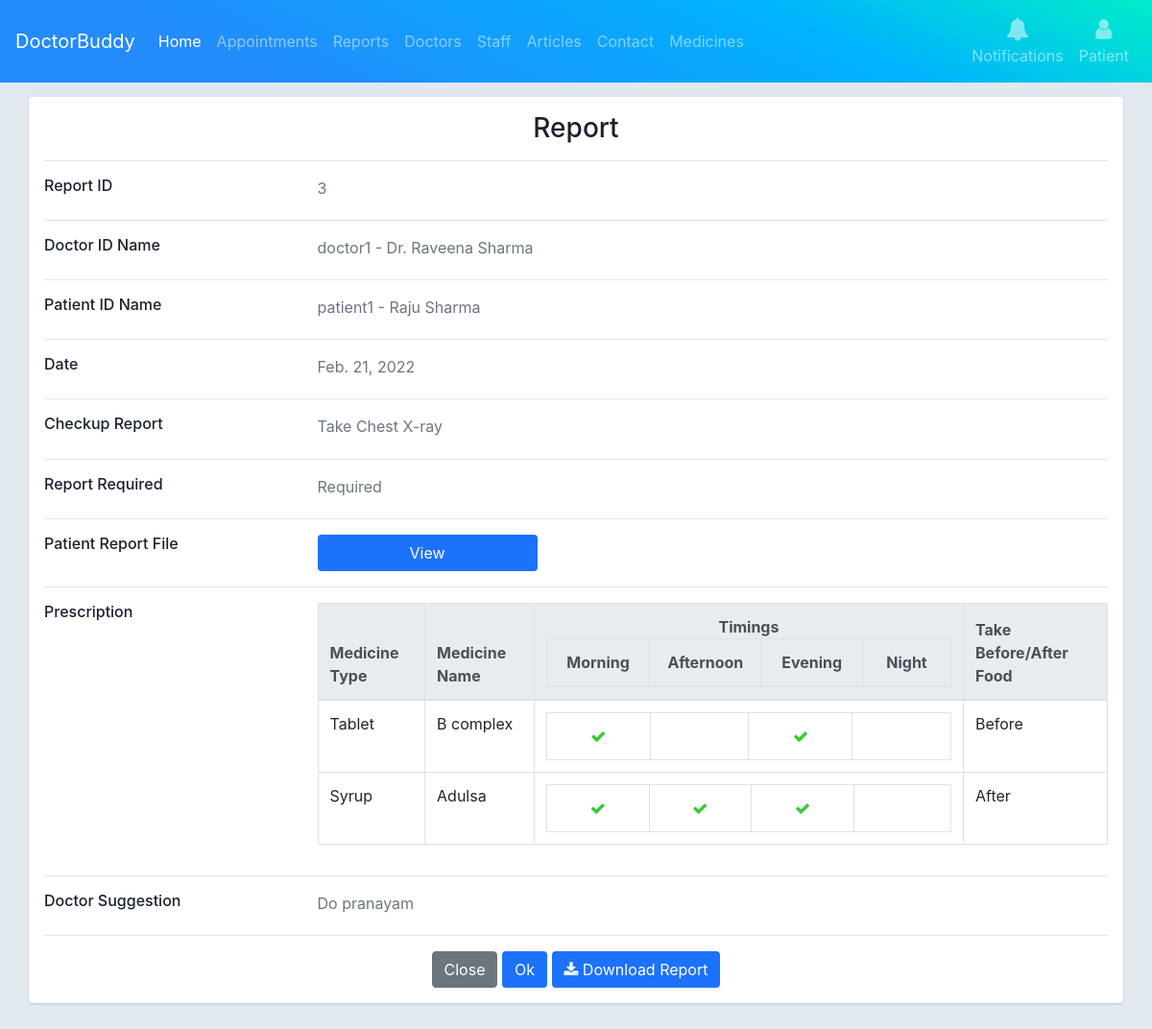
Page /report/view/3/ (signed in) on the committed database.
### mainapp/models.py (models this page shows, shortened)
class Report(models.Model):
    doctor = models.ForeignKey(User, models.SET_NULL, verbose_name='Doctor',
                               blank=True, null=True, related_name="doctor2", limit_choices_to={'is_doctor': True})
    patient = models.ForeignKey(User, models.SET_NULL, verbose_name='Patient',
                                blank=True, null=True, related_name="patient2", limit_choices_to={'is_patient': True}, )
    checkup_report = models.TextField(verbose_name='Report', blank=True, null=True)
    report_required = models.BooleanField(verbose_name='Report Required', blank=True, null=True)
    patient_report_file = models.FileField(verbose_name='Report File', upload_to='checkupreport/', blank=True,
                                           null=True)
    d_prescription = models.ManyToManyField(Prescription, verbose_name='Doctor Prescription')
    d_suggestion = models.TextField(verbose_name='Doctor Suggestion', blank=True, null=True)
    report_date = models.DateField(verbose_name='Report Date', auto_now_add=True)

class User(AbstractUser):
    user_mobile = models.IntegerField(null=True)
    user_address = models.TextField(verbose_name='Address', blank=True, null=True)
    user_image = models.ImageField(blank=True, null=True, upload_to='profileimages/', )
    is_hospital_staff = models.BooleanField(verbose_name="Hospital Staff", default=False, )
    is_patient = models.BooleanField(verbose_name="Patient", default=False, )
    is_doctor = models.BooleanField(verbose_name="Doctor", default=False, )
    objects = UserManager()
    class Meta:
        verbose_name_plural = '1. Users'
    def __str__(self):
        return self.username

class Prescription(models.Model):
    med_type_choice = (
        ('1', 'Tablet'),
        ('2', 'Capsule'),
        ('3', 'Syrup'),
        ('4', 'Powder'),
    )
    med_bool_choice = (
        (True, 'Before'),
        (False, 'After')
    )
    med_type = models.CharField(verbose_name='Medicine Type', max_length=20, choices=med_type_choice, default='1',
                                blank=True, null=True)
    med_name = models.CharField(verbose_name='Medicine Name', max_length=255, blank=True, null=True)
    med_timing = models.ManyToManyField(Medtime, verbose_name='Medicine Times')
    med_bool = models.BooleanField(verbose_name='Food Before After', choices=med_bool_choice, blank=True, null=True)

class Medtime(models.Model):
    timing = models.CharField(verbose_name='Medicine Timing', max_length=20, blank=True, null=True)

### mainapp/views.py (the view)
# urls.py: path('report/view/<int:rid>/', views.viewreport, name='viewreport'),
def viewreport(request, rid):
    reportObj = Report.objects.get(id=rid)
    context = {'reportObj': reportObj}
    return render(request, 'report/view_report.html', context)

### templates/report/view_report.html (shortened to what this page needs)
{% extends "base.html" %}
{%block maincontent%}
<div class="container-fluid">
    <div class="main-body">
        <div class="row gutters-sm">
            <div class="col">
                <div class="card mb-3">
                    <div class="card-body">
                        <h3 style="text-align: center;">Report</h3>
                        <hr>
                        <div>
                            <div class="row" id="rid">
                                <div class="col-sm-3" style="margin-bottom: 10px;">
                                    <h6 class="mb-0">Report ID</h6>
                                </div>
                                <div class="col-sm-9 text-secondary">
                                    {{reportObj.id}}
                                </div>
                            </div>
                            <hr>
                            <div class="row" id="doctor">
                                <div class="col-sm-3" style="margin-bottom: 10px;">
                                    <h6 class="mb-0">Doctor ID Name</h6>
                                </div>
                                <div class="col-sm-9 text-secondary">
                                    {{reportObj.doctor}} - Dr. {{reportObj.doctor.first_name}} {{reportObj.doctor.last_name}}
                                </div>
                            </div>
                            <hr>
                            <div class="row" id="patient">
                                <div class="col-sm-3" style="margin-bottom: 10px;">
                                    <h6 class="mb-0">Patient ID Name</h6>
                                </div>
                                <div class="col-sm-9 text-secondary">
                                    {{reportObj.patient}} - {{reportObj.patient.first_name}} {{reportObj.patient.last_name}}
                                </div>
                            </div>
                            <hr>
                            <div class="row" id="date">
                                <div class="col-sm-3" style="margin-bottom: 10px;">
                                    <h6 class="mb-0">Date</h6>
                                </div>
                                <div class="col-sm-9 text-secondary">
                                    {{reportObj.report_date}}
                                </div>
                            </div>
                            <hr>
                            <div class="row">
                                <div class="col-sm-3" style="margin-bottom: 10px;">
                                    <h6 class="mb-0">Checkup Report</h6>
                                </div>
                                <div class="col-sm-9 text-secondary">
                                    {{reportObj.checkup_report}}
                                </div>
                            </div>
                            <hr>
                            <div class="row">
                                <div class="col-sm-3" style="margin-bottom: 10px;">
                                    <h6 class="mb-0">Report Required</h6>
                                </div>
                                <div class="col-sm-9 text-secondary">
                                    {% if reportObj.report_required %}
                                    Required
                                    {% else %}
                                    Not Required
                                    {% endif %}
                                </div>
                            </div>
                            <hr>
                            <div class="row">
                                <div class="col-sm-3" style="margin-bottom: 10px;">
                                    <h6 class="mb-0">Patient Report File</h6>
                                </div>
                                {% if reportObj.patient_report_file %}
                                <div class="col-sm-3 text-secondary">
                                    <a href="{{reportObj.patient_report_file.url}}" class="btn btn-clr" target="_blank" style="width: 90%;">View</a>
                                </div>
                                {% endif %}
                            </div>
                            <hr>
                            <div class="row" id="prescription">
                                <div class="col-sm-3" style="margin-bottom: 10px;">
                                    <h6 class="mb-0">Prescription</h6>
                                </div>
                                <div class="col-sm-9 text-secondary" style="overflow: scroll;">
                                    <table class="table table-bordered" style="width: auto;">
                                        <thead class="thead-light">
                                        <tr>
                                            <th>Medicine Type</th>
                                            <th>Medicine Name</th>
                                            <th style="text-align: center;">Timings
                                                <table>
                                                    <thead>
                                                    <tr>
                                                        <th style="width: 140px;">Morning</th>
                                                        <th style="width: 140px;">Afternoon</th>
                                                        <th style="width: 140px;">Evening</th>
                                                        <th style="width: 140px;">Night</th>
                                                    </tr>
                                                    </thead>
                                                </table>
                                            </th>
                                            <th>Take Before/After Food</th>
                                        </tr>
                                        </thead>
                                        <tbody>
                                        {% for p in reportObj.d_prescription.all %}
                                        <tr>
                                            <td>{{p.get_med_type_display}}</td>
                                            <td>{{p.med_name}}</td>
                                            <td style="text-align: center;">
                                                <table>
                                                    <tbody>
                                                    <tr style="width: auto;">
                                                        <td style="width: 140px;">
                                                            {% for m in p.med_timing.all %}
                                                            {% if m.timing == "Morning" %}
                                                            <i class="fa fa-check" style="color: #32CD32;" aria-hidden="true"></i>
                                                            {% endif %}
                                                            {% endfor %}
                                                        </td>
                                                        <td style="width: 140px;">
                                                            {% for a in p.med_timing.all %}
                                                            {% if a.timing == "Afternoon" %}
                                                            <i class="fa fa-check" style="color: #32CD32;" aria-hidden="true"></i>
                                                            {% endif %}
                                                            {% endfor %}
                                                        </td>
                                                        <td style="width: 140px;">
                                                            {% for e in p.med_timing.all %}
                                                            {% if e.timing == "Evening" %}
                                                            <i class="fa fa-check" style="color: #32CD32;" aria-hidden="true"></i>
                                                            {% endif %}
                                                            {% endfor %}
                                                        </td>
                                                        <td style="width: 140px;">
                                                        </td>
                                                    </tr>
                                                    </tbody>
                                                </table>
                                            </td>
                                            <td>
                                                {% if p.med_bool == 0 %}
                                                After
                                                {% else %}
                                                Before
                                                {% endif %}
                                            </td>
                                        </tr>
                                        {% endfor %}
                                        </tbody>
                                    </table>
                                </div>
                            </div>
                            <hr>
                            <div class="row" id="suggestion">
                                <div class="col-sm-3" style="margin-bottom: 10px;">
                                    <h6 class="mb-0">Doctor Suggestion</h6>
                                </div>
                                <div class="col-sm-9 text-secondary">
                                    {{reportObj.d_suggestion}}
                                </div>
                            </div>
                            <hr>
                            <div class="row" style="text-align: center;" id="op">
                                <div class="col-sm-12 text-secondary">
                                    <a href="{{ request.META.HTTP_REFERER }}" class="btn btn-secondary">Close</a>
                                    <a href="{% url 'report' %}" class="btn btn-clr">Ok</a>
                                    <a href="#" class="btn btn-clr" onclick="window.print();"><i class="fa fa-download" aria-hidden="true"></i> Download Report</a>
                                </div>
                            </div>
                        </div>
                    </div>
                </div>
            </div>
        </div>
    </div>
</div>
{%endblock%}

### templates/base.html (style rules this page uses)
.btn-clr { text-decoration: none; background-color: #1d72fc; color: white; }

### templates/report/view_report.html (style rules this page uses)
body { color: #1a202c; text-align: left; background-color: #e2e8f0; }
.main-body { padding: 15px; }
.card { box-shadow: 0 1px 3px 0 rgba(0, 0, 0, .1), 0 1px 2px 0 rgba(0, 0, 0, .06); }
.card { position: relative; display: flex; flex-direction: column; min-width: 0; word-wrap: break-word; background-color: #fff; background-clip: border-box; border: 0 solid rgba(0, 0, 0, .125); border-radius: .25rem; }
.card-body { flex: 1 1 auto; min-height: 1px; padding: 1rem; }
.gutters-sm { margin-right: -8px; margin-left: -8px; }
.gutters-sm>.col, .gutters-sm>[class*=col-] { padding-right: 8px; padding-left: 8px; }
.mb-3, .my-3 { margin-bottom: 1rem !important; }

### rows in the picture
Report: id "3", doctor "doctor1", doctor.first_name "Raveena", doctor.last_name "Sharma", patient "patient1", patient.first_name "Raju", patient.last_name "Sharma", report_date "Feb. 21, 2022", checkup_report "Take Chest X-ray", d_suggestion "Do pranayam"
Prescription: med_type "Tablet", med_name "B complex", med_bool "Before"
Prescription: med_type "Syrup", med_name "Adulsa", med_bool "After"
Medtime: timing "Afternoon" (drawn)
